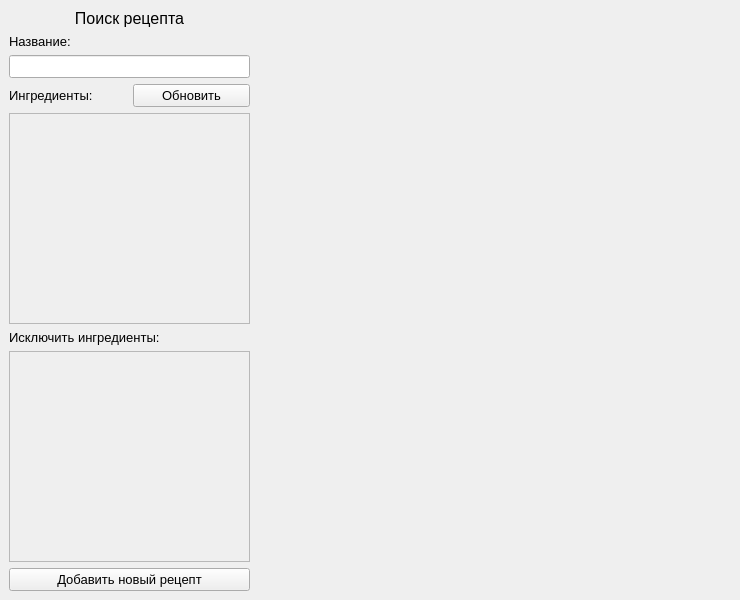
<?xml version="1.0" encoding="UTF-8"?>
<ui version="4.0">
 <class>MainWindow</class>
 <widget class="QMainWindow" name="MainWindow">
  <property name="geometry">
   <rect>
    <x>0</x>
    <y>0</y>
    <width>740</width>
    <height>600</height>
   </rect>
  </property>
  <property name="minimumSize">
   <size>
    <width>740</width>
    <height>600</height>
   </size>
  </property>
  <property name="font">
   <font>
    <pointsize>10</pointsize>
   </font>
  </property>
  <property name="windowTitle">
   <string>Книга рецептов</string>
  </property>
  <widget class="QWidget" name="centralwidget">
   <layout class="QHBoxLayout" name="horizontalLayout_2" stretch="35,65">
    <property name="spacing">
     <number>0</number>
    </property>
    <property name="leftMargin">
     <number>0</number>
    </property>
    <property name="topMargin">
     <number>0</number>
    </property>
    <property name="rightMargin">
     <number>0</number>
    </property>
    <property name="bottomMargin">
     <number>0</number>
    </property>
    <item>
     <widget class="QScrollArea" name="scrollArea">
      <property name="maximumSize">
       <size>
        <width>300</width>
        <height>16777215</height>
       </size>
      </property>
      <property name="frameShape">
       <enum>QFrame::NoFrame</enum>
      </property>
      <property name="widgetResizable">
       <bool>true</bool>
      </property>
      <widget class="QWidget" name="scrollAreaWidgetContents">
       <property name="geometry">
        <rect>
         <x>0</x>
         <y>0</y>
         <width>259</width>
         <height>600</height>
        </rect>
       </property>
       <layout class="QVBoxLayout" name="verticalLayout_5">
        <item>
         <layout class="QVBoxLayout" name="verticalLayout">
          <item>
           <widget class="QLabel" name="label">
            <property name="font">
             <font>
              <pointsize>12</pointsize>
             </font>
            </property>
            <property name="text">
             <string>Поиск рецепта</string>
            </property>
            <property name="alignment">
             <set>Qt::AlignCenter</set>
            </property>
           </widget>
          </item>
          <item>
           <widget class="QLabel" name="label_2">
            <property name="font">
             <font>
              <pointsize>10</pointsize>
             </font>
            </property>
            <property name="text">
             <string>Название:</string>
            </property>
           </widget>
          </item>
          <item>
           <widget class="QLineEdit" name="inp_title"/>
          </item>
          <item>
           <layout class="QHBoxLayout" name="horizontalLayout">
            <item>
             <widget class="QLabel" name="label_3">
              <property name="text">
               <string>Ингредиенты:</string>
              </property>
             </widget>
            </item>
            <item>
             <widget class="QPushButton" name="btn_update">
              <property name="text">
               <string>Обновить</string>
              </property>
             </widget>
            </item>
           </layout>
          </item>
          <item>
           <widget class="QScrollArea" name="scrollArea_ingr">
            <property name="verticalScrollBarPolicy">
             <enum>Qt::ScrollBarAsNeeded</enum>
            </property>
            <property name="horizontalScrollBarPolicy">
             <enum>Qt::ScrollBarAsNeeded</enum>
            </property>
            <property name="widgetResizable">
             <bool>true</bool>
            </property>
            <widget class="QWidget" name="list_ingr_">
             <property name="geometry">
              <rect>
               <x>0</x>
               <y>0</y>
               <width>237</width>
               <height>209</height>
              </rect>
             </property>
             <layout class="QVBoxLayout" name="verticalLayout_2">
              <item>
               <layout class="QVBoxLayout" name="list_ingr" stretch=""/>
              </item>
             </layout>
            </widget>
           </widget>
          </item>
          <item>
           <widget class="QLabel" name="label_4">
            <property name="text">
             <string>Исключить ингредиенты:</string>
            </property>
           </widget>
          </item>
          <item>
           <widget class="QScrollArea" name="scrollArea_ingr_exc">
            <property name="widgetResizable">
             <bool>true</bool>
            </property>
            <widget class="QWidget" name="list_ingr_exc_">
             <property name="geometry">
              <rect>
               <x>0</x>
               <y>0</y>
               <width>237</width>
               <height>209</height>
              </rect>
             </property>
             <layout class="QVBoxLayout" name="verticalLayout_3">
              <item>
               <layout class="QVBoxLayout" name="list_ingr_exc"/>
              </item>
             </layout>
            </widget>
           </widget>
          </item>
          <item>
           <widget class="QPushButton" name="btn_addRecipe">
            <property name="text">
             <string>Добавить новый рецепт</string>
            </property>
           </widget>
          </item>
         </layout>
        </item>
       </layout>
      </widget>
     </widget>
    </item>
    <item>
     <widget class="QScrollArea" name="scrollArea_results">
      <property name="sizePolicy">
       <sizepolicy hsizetype="Expanding" vsizetype="Expanding">
        <horstretch>0</horstretch>
        <verstretch>0</verstretch>
       </sizepolicy>
      </property>
      <property name="frameShape">
       <enum>QFrame::NoFrame</enum>
      </property>
      <property name="widgetResizable">
       <bool>true</bool>
      </property>
      <widget class="QWidget" name="widget_results">
       <property name="geometry">
        <rect>
         <x>0</x>
         <y>0</y>
         <width>481</width>
         <height>600</height>
        </rect>
       </property>
       <layout class="QVBoxLayout" name="verticalLayout_4">
        <item>
         <layout class="QVBoxLayout" name="list_results">
          <property name="sizeConstraint">
           <enum>QLayout::SetDefaultConstraint</enum>
          </property>
         </layout>
        </item>
       </layout>
      </widget>
     </widget>
    </item>
   </layout>
  </widget>
 </widget>
 <resources/>
 <connections/>
</ui>
